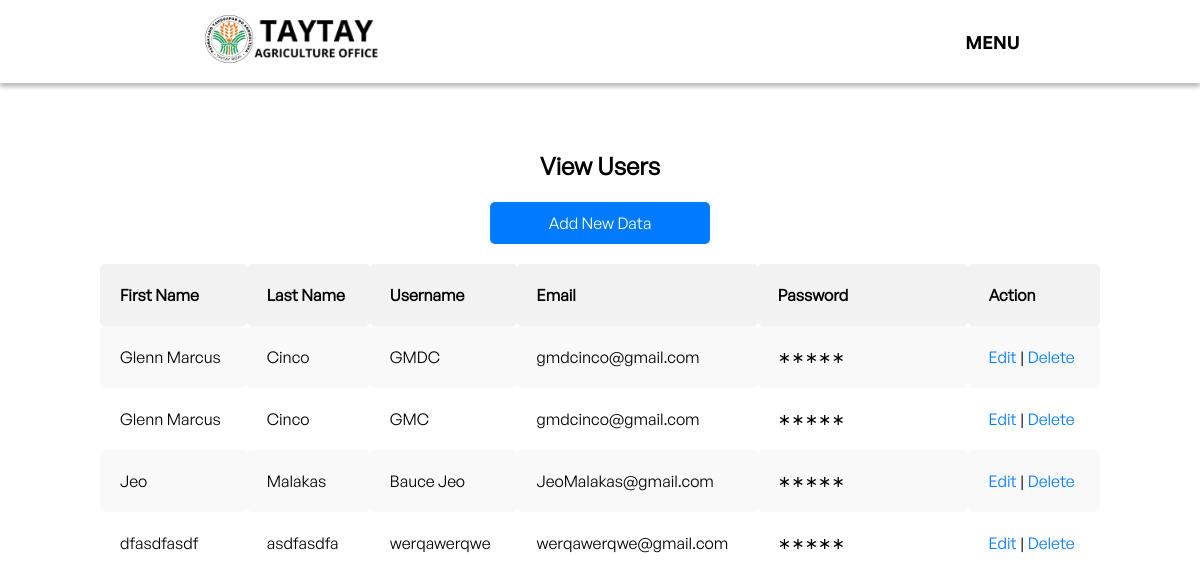
Page /viewUser.php on the earlier database version.
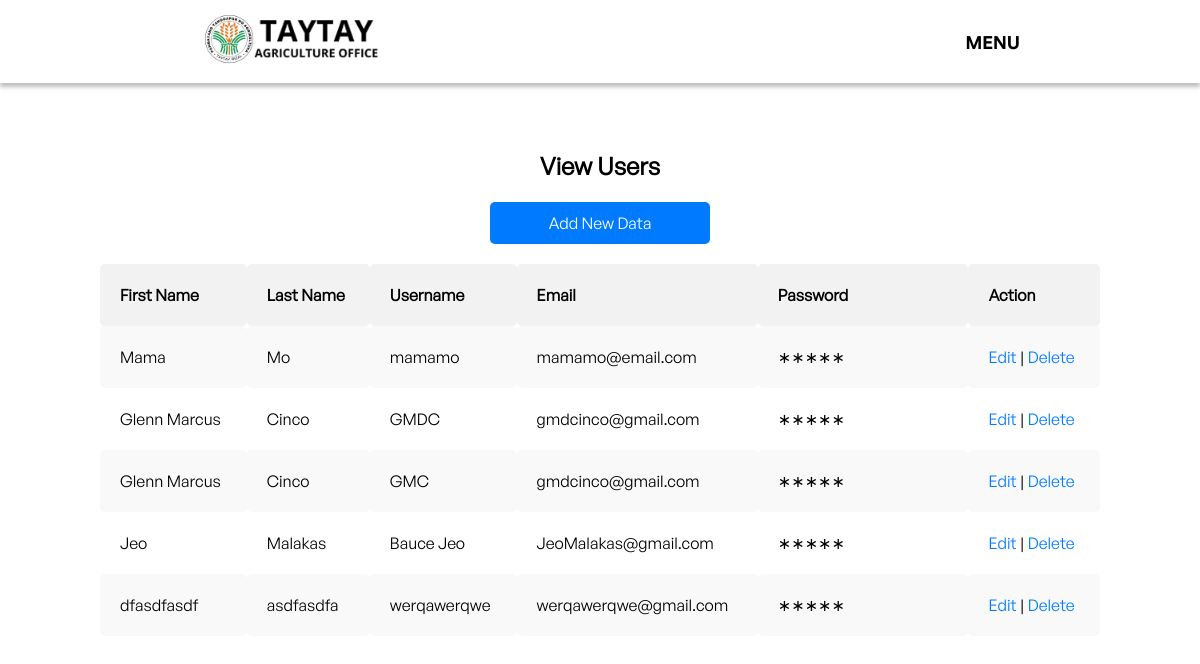
Same page on the later database version.
### tables this page shows
CREATE TABLE `users` (
  `user_id` int(11) NOT NULL,
  `user_type` int(1) NOT NULL DEFAULT 0 COMMENT '1=Admin, 0=User',
  `username` varchar(50) NOT NULL,
  `password` varchar(50) NOT NULL,
  `first_name` varchar(50) NOT NULL,
  `last_name` varchar(50) NOT NULL,
  `email` varchar(50) NOT NULL
);

### viewUser.php (the view, shortened to what this page needs)
<?php
require_once("config.php");
include "admin-navbar.php";
$result = mysqli_query($conn, "SELECT * FROM `users` ORDER BY `user_id` DESC");
?>
<html>
<head>
	<link rel="stylesheet" type="text/css" href="viewUser.css">
</head>
<body>
<div class="table-container">
	<h2>View Users</h2>
	<a class="add-link" href="addUser.php">Add New Data</a>
	<table>
		<thead>
		<tr>
			<th>First Name</th>
			<th>Last Name</th>
			<th>Username</th>
			<th>Email</th>
			<th>Password</th>
			<th>Action</th>
		</tr>
		</thead>
		<tbody>
		<?php
		while ($query = mysqli_fetch_assoc($result)) {
			echo "<tr>";
			echo "<td>".$query['first_name']."</td>";
			echo "<td>".$query['last_name']."</td>";;
            echo "<td>".$query['username']."</td>";
			echo "<td>".$query['email']."</td>";;
			echo "<td> <span class='HiddenText'>".$query['password']."</span></td>";
			echo "<td><a href=\"editUser.php?id=$query[user_id]\">Edit</a> |
			<a href=\"delete.php?id=$query[user_id]\" onClick=\"return confirm('Are you sure you want to delete?')\">Delete</a></td>";
		}
		?>
		</tbody>
	</table>
</body>
</html>

Differences in the rows shown:
added users: first_name "Mama", last_name "Mo", username "mamamo", email "mamamo@email.com"
